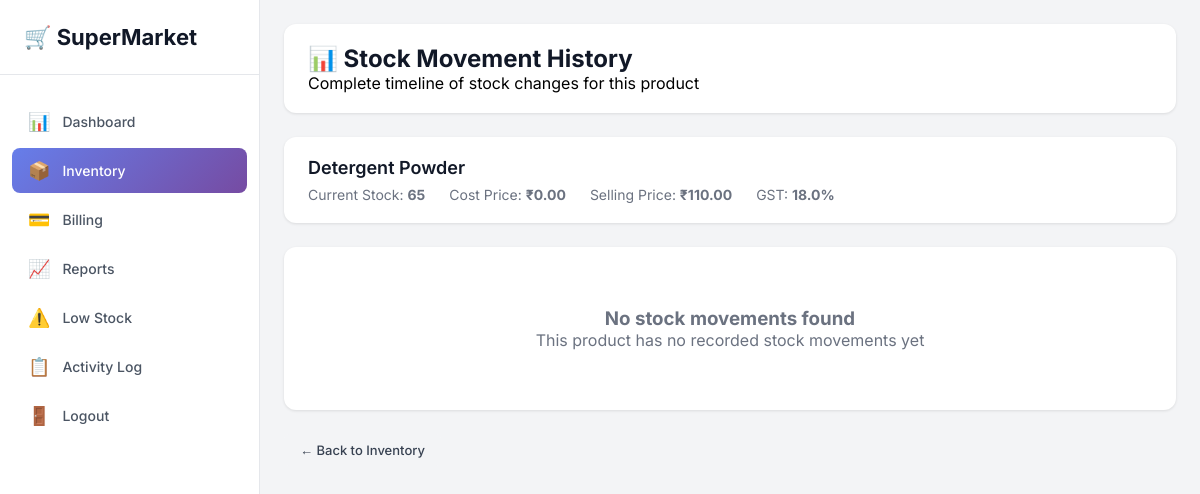
/stock_history/15 (signed in), run on the app's committed database.
### tables this page shows
CREATE TABLE products (
            id INTEGER PRIMARY KEY AUTOINCREMENT,
            name TEXT UNIQUE,
            price REAL,
            gst REAL,
            stock INTEGER,
            product_code TEXT UNIQUE
        , cost_price REAL DEFAULT 0);

### app.py (the view)
@app.route("/stock_history/<int:product_id>")
@login_required
@admin_required
def stock_history(product_id):
    conn = get_db_connection()
    cur = conn.cursor()
    cur.execute("SELECT * FROM products WHERE id = ?", (product_id,))
    product = cur.fetchone()
    if not product:
        flash("Product not found", "danger")
        conn.close()
        return redirect(url_for("inventory"))
    cur.execute("""
        SELECT sm.*, u.username,
               CASE
                   WHEN sm.movement_type = 'PURCHASE' THEN 'Purchase'
                   WHEN sm.movement_type = 'SALE' THEN 'Sale'
                   WHEN sm.movement_type = 'DAMAGE' THEN 'Damage'
                   WHEN sm.movement_type = 'EXPIRED' THEN 'Expired'
                   ELSE sm.movement_type
               END as movement_description
        FROM stock_movements sm
        JOIN users u ON sm.created_by = u.id
        WHERE sm.product_id = ?
        ORDER BY sm.created_at DESC
    """, (product_id,))
    movements = cur.fetchall()
    conn.close()
    return render_template("stock_history.html", product=product, movements=movements)

### app.py (called while the page is built)
def get_db_connection():
    conn = sqlite3.connect("supermarket_saas.db")
    conn.row_factory = sqlite3.Row  # Enable column access by name
    return conn

def login_required(f):
    @wraps(f)
    def decorated(*args, **kwargs):
        if "user_id" not in session:
            flash("Please login first", "warning")
            return redirect(url_for("login"))
        return f(*args, **kwargs)
    return decorated

def admin_required(f):
    @wraps(f)
    def decorated(*args, **kwargs):
        if session.get("role") != "admin":
            flash("Admin access only", "danger")
            return redirect(url_for("user_dashboard"))
        return f(*args, **kwargs)
    return decorated

### templates/stock_history.html (shortened to what this page needs)
<!DOCTYPE html>
<html lang="en">
<head>
</head>
<body>
    <aside class="sidebar">
        <div class="logo"><h1>🛒 SuperMarket</h1></div>
        <ul class="nav-menu">
            <li class="nav-item"><a href="/admin" class="nav-link"><span>📊</span> Dashboard</a></li>
            <li class="nav-item"><a href="/inventory" class="nav-link active"><span>📦</span> Inventory</a></li>
            <li class="nav-item"><a href="/billing" class="nav-link"><span>💳</span> Billing</a></li>
            <li class="nav-item"><a href="/reports" class="nav-link"><span>📈</span> Reports</a></li>
            <li class="nav-item"><a href="/low_stock" class="nav-link"><span>⚠️</span> Low Stock</a></li>
            <li class="nav-item"><a href="/activity_log" class="nav-link"><span>📋</span> Activity Log</a></li>
            <li class="nav-item"><a href="/logout" class="nav-link"><span>🚪</span> Logout</a></li>
        </ul>
    </aside>
    <main class="main-content">
        <div class="header">
            <h2>📊 Stock Movement History</h2>
            <p>Complete timeline of stock changes for this product</p>
        </div>
        <div class="product-info">
            <div class="product-name">{{ product.name }}</div>
            <div class="product-details">
                <span>Current Stock: <strong>{{ product.stock }}</strong></span>
                <span>Cost Price: <strong>₹{{ "%.2f"|format(product.cost_price) }}</strong></span>
                <span>Selling Price: <strong>₹{{ "%.2f"|format(product.price) }}</strong></span>
                <span>GST: <strong>{{ product.gst }}%</strong></span>
            </div>
        </div>
        <div class="table-container">
            {% if movements %}
            <table>
                <thead>
                    <tr>
                        <th>Date & Time</th>
                        <th>Movement Type</th>
                        <th>Quantity Change</th>
                        <th>User</th>
                        <th>Reference</th>
                    </tr>
                </thead>
                <tbody>
                    {% for movement in movements %}
                    <tr>
                        <td>{{ movement.created_at.strftime('%Y-%m-%d %H:%M:%S') }}</td>
                        <td>
                            <span class="movement-type type-{{ movement.movement_type.lower() }}">
                                {{ movement.movement_description }}
                            </span>
                        </td>
                        <td>
                            <span class="quantity-{{ 'positive' if movement.change_qty > 0 else 'negative' }}">
                                {% if movement.change_qty > 0 %}+{% endif %}{{ movement.change_qty }}
                            </span>
                        </td>
                        <td>{{ movement.username }}</td>
                        <td>
                            {% if movement.reference_id %}
                                {% if movement.movement_type == 'PURCHASE' %}
                                    Purchase #{{ movement.reference_id }}
                                {% elif movement.movement_type == 'SALE' %}
                                    Bill #{{ movement.reference_id }}
                                {% else %}
                                    Ref #{{ movement.reference_id }}
                                {% endif %}
                            {% else %}
                                -
                            {% endif %}
                        </td>
                    </tr>
                    {% endfor %}
                </tbody>
            </table>
            {% else %}
            <div class="empty-state">
                <h3>No stock movements found</h3>
                <p>This product has no recorded stock movements yet</p>
            </div>
            {% endif %}
        </div>
        <div style="margin-top: 24px;">
            <a href="/inventory" class="btn btn-secondary">← Back to Inventory</a>
        </div>
    </main>
</body>
</html>

### templates/stock_history.html (style rules this page uses)
* { margin: 0; padding: 0; box-sizing: border-box; }
body { font-family: 'Inter', sans-serif; background: #f3f4f6; min-height: 100vh; }
.sidebar { position: fixed; left: 0; top: 0; bottom: 0; width: 260px; background: white; border-right: 1px solid #e5e7eb; padding: 24px 0; }
.logo { padding: 0 24px 24px; border-bottom: 1px solid #e5e7eb; margin-bottom: 24px; }
.logo h1 { font-size: 22px; color: #111827; font-weight: 700; }
.nav-menu { list-style: none; }
.nav-item { margin: 4px 12px; }
.nav-link { display: flex; align-items: center; padding: 12px 16px; color: #4b5563; text-decoration: none; border-radius: 8px; font-size: 14px; font-weight: 500; }
.nav-link.active { background: linear-gradient(135deg, #667eea, #764ba2); color: white; }
.nav-link span { margin-right: 12px; font-size: 18px; }
.main-content { margin-left: 260px; padding: 24px; }
.header { background: white; padding: 20px 24px; border-radius: 12px; margin-bottom: 24px; box-shadow: 0 1px 3px rgba(0,0,0,0.1); }
.header h2 { font-size: 24px; color: #111827; }
.product-info { background: white; padding: 20px 24px; border-radius: 12px; margin-bottom: 24px; box-shadow: 0 1px 3px rgba(0,0,0,0.1); }
.product-name { font-size: 18px; font-weight: 600; color: #111827; margin-bottom: 8px; }
.product-details { display: flex; gap: 24px; font-size: 14px; color: #6b7280; }
.table-container { background: white; border-radius: 12px; box-shadow: 0 1px 3px rgba(0,0,0,0.1); overflow: hidden; }
.btn { padding: 8px 16px; border: none; border-radius: 6px; font-size: 13px; font-weight: 500; cursor: pointer; text-decoration: none; display: inline-block; transition: all 0.2s; }
.btn-secondary { background: #f3f4f6; color: #374151; }
.empty-state { text-align: center; padding: 60px 20px; color: #6b7280; }

### data on the page
products: name "Detergent Powder", stock "65", cost_price "0.00", price "110.00", gst "18.0"
